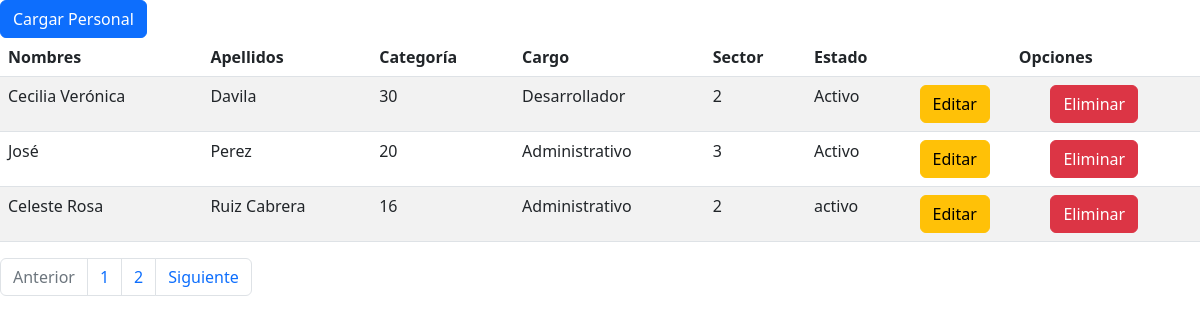
/login/AdminLTE-3.2.0/altapersona.php, run on an earlier commit of the app's database.
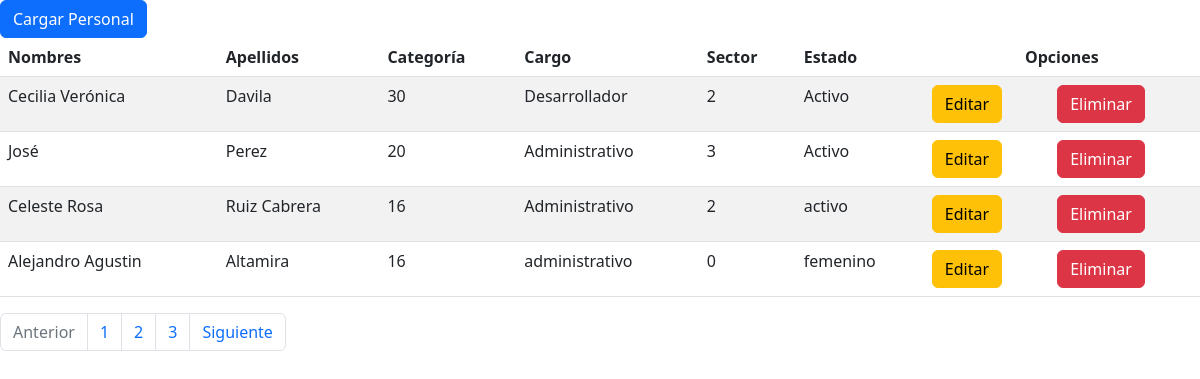
And on a later commit of the database.
### tables this page shows
CREATE TABLE `persona` (
  `id_persona` int(100) NOT NULL,
  `nombre1` varchar(50) NOT NULL,
  `nombre2` varchar(20) NOT NULL,
  `apellido1` varchar(25) NOT NULL,
  `apellido2` varchar(20) NOT NULL,
  `sexo` varchar(20) NOT NULL,
  `dni` char(8) NOT NULL,
  `cuil` char(11) NOT NULL,
  `direccion` varchar(100) NOT NULL,
  `contacto` varchar(20) NOT NULL,
  `correo` varchar(100) NOT NULL,
  `categoria` int(100) NOT NULL,
  `cargo` varchar(50) NOT NULL,
  `sector` int(10) NOT NULL,
  `persona_estado` varchar(50) NOT NULL,
  `estado` int(1) NOT NULL DEFAULT 1
);

### login/AdminLTE-3.2.0/altapersona.php (the view, shortened to what this page needs)
<html>
<head>
	<link rel="stylesheet " href="css/bootstrap.min.css"/>
</head>
<body>
<div class="d-grid gap-2">
<div class="col-sm-12 col-md-12 col-lg-12 col-xl-12">
<a href="index5.php"><button class="btn btn-primary btn-block" type="button">Cargar Personal</button></a>
</div>
</div>
<?php
require_once('conexion.php');
mysqli_set_charset($conn,"utf8");
$pag= 2;
?>
<div class="col-sm-12 col-md-12 col-lg-12 col-xl-12">
<table class="table table-striped">
	<thead>
		<tr>
			<th>Nombres</th>
			<th>Apellidos</th>
			<th>Categoría</th>
			<th>Cargo</th>
			<th>Sector</th>
			<th>Estado</th>
			<th colspan="2"><center>Opciones</center></th>
		</tr>
	</thead>
	<?php
	$sql="SELECT * FROM persona WHERE estado=1 ";
	$result = mysqli_query($conn, $sql);
	if (mysqli_num_rows($result)>0) {
		while ($row = mysqli_fetch_assoc ($result)) {
			?>
			<tr>
				<td><?php echo $row['nombre1'];?>
				 	<?php echo $row['nombre2'];?></td>
				<td><?php echo $row['apellido1'];?>
					<?php echo $row['apellido2'];?></td>
				<td><?php echo $row['categoria'];?></td>
				<td><?php echo $row['cargo'];?></td>
				<td><?php echo $row['sector'];?></td>
				<td><?php echo $row['persona_estado'];?></td>
				<td><a href="index6.php?id=<?php echo $row['id_persona'];?>"><button class="btn btn-warning btn-block" type="button">Editar</button></a></td>
				<td><a href="index7.php?id=<?php echo $row['id_persona'];?>" onClick="return confirm('Seguro de esta acción? ID <?php echo $row['id_persona'];?>Será eliminado y una vez eliminado no se podrá recuperar')"><button class="btn btn-danger btn-block" type="button" >Eliminar</button></a></td>
			</tr>
			<?php
		}
	}
	?>
</table><p>
    </div>
		<?php
	$query="SELECT * FROM persona";
	$result= mysqli_query($conn,$query);
	$total= mysqli_num_rows($result);
	$total= ceil($total / $pag);
	?>
	<nav aria-label="Page navigation example">
		<ul class="pagination">
		<li class="page-item <?php echo $_GET['pagina']<=1? 'disabled' : '' ?>">
			<a class="page-link" href=" index1.php?pagina=<?php echo $_GET['pagina']-1 ?> "> Anterior</a>
		</li>
		<?php
	for ($i=0; $i < $total; $i++):?>
	<li class="page-item <?php  echo $_GET['pagina']==$i+1 ? 'active' : ''?>"><a class="page-link" href="index1.php?pagina=<?php echo $i+1?>">
		<?php echo $i+1?>
	</a></li>
<?php endfor ?>
<li class="page-item <?php echo $_GET['pagina']>=$pag? 'disabled' : '' ?>"><a class="page-link" href="index1.php?pagina=<?php echo $_GET['pagina']+1 ?> ">Siguiente</a></li>
		</ul>
</nav>
</body>
</html>

What changed in the data, as far as the page shows it:
added persona: nombre1 "Alejandro", nombre2 "Agustin", apellido1 "Altamira", categoria "16", cargo "administrativo", sector "0", persona_estado "femenino"
Also different on the page:
new list line: "3"
